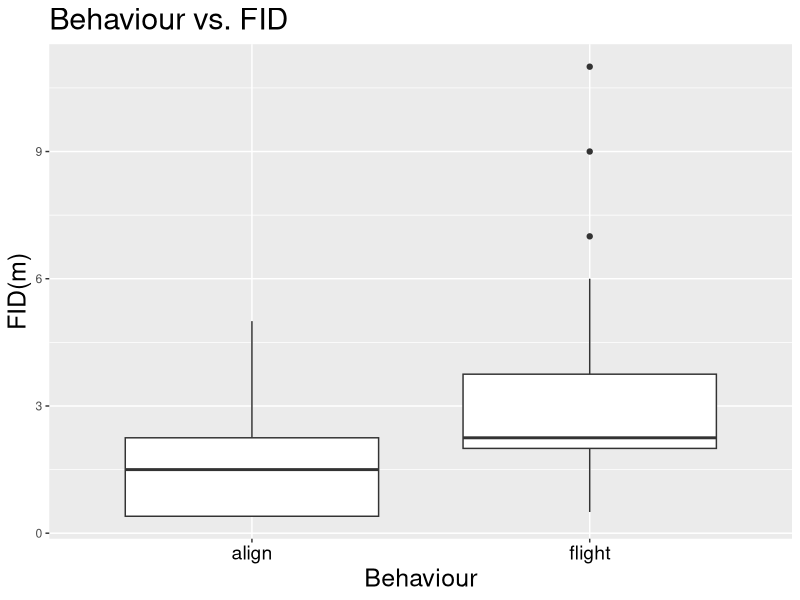
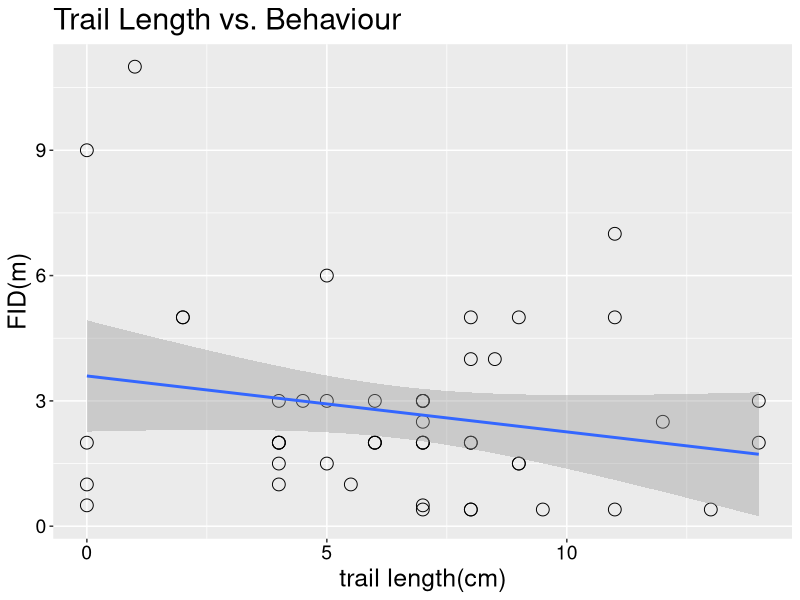
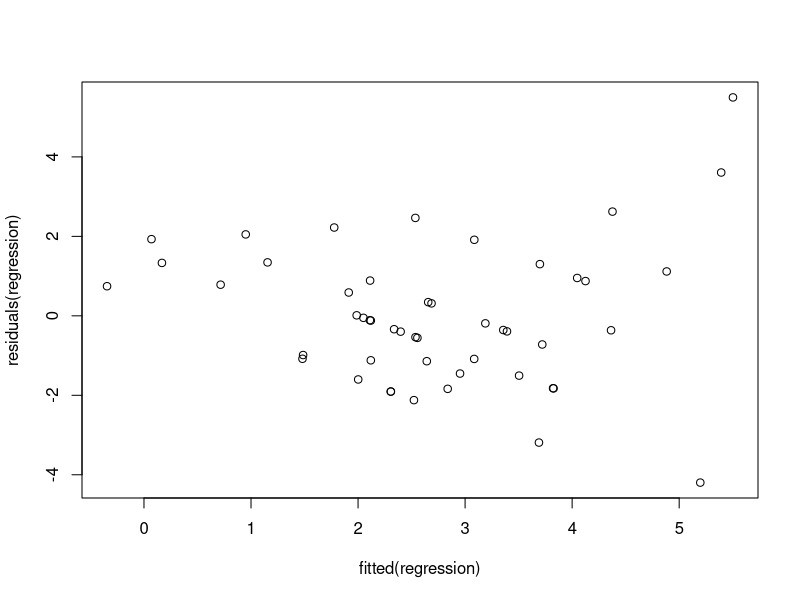
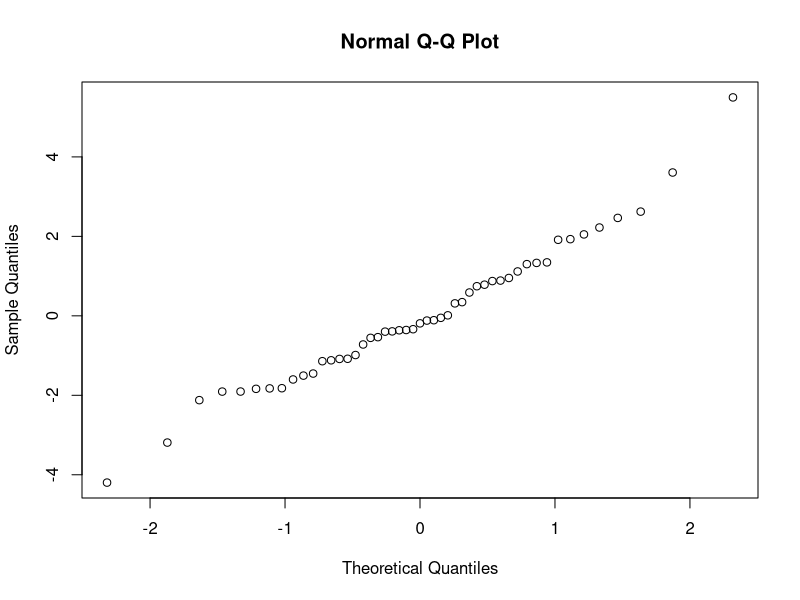
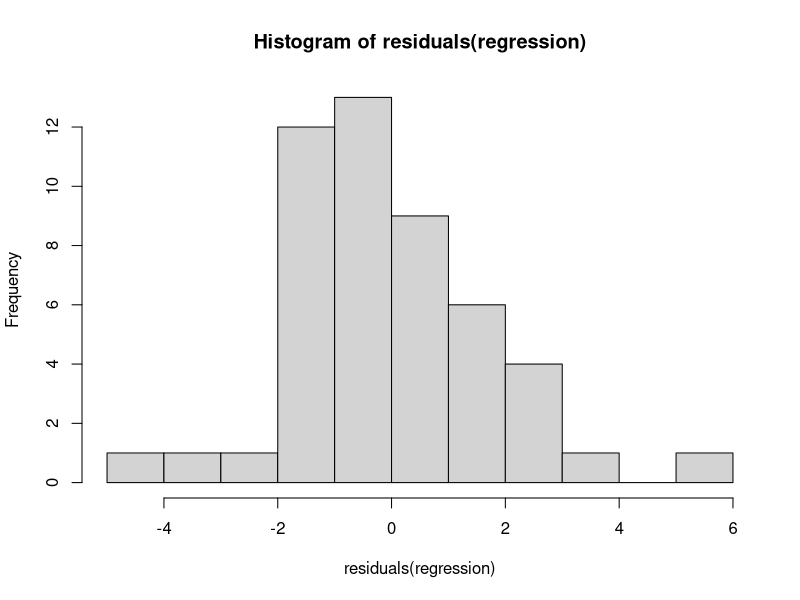
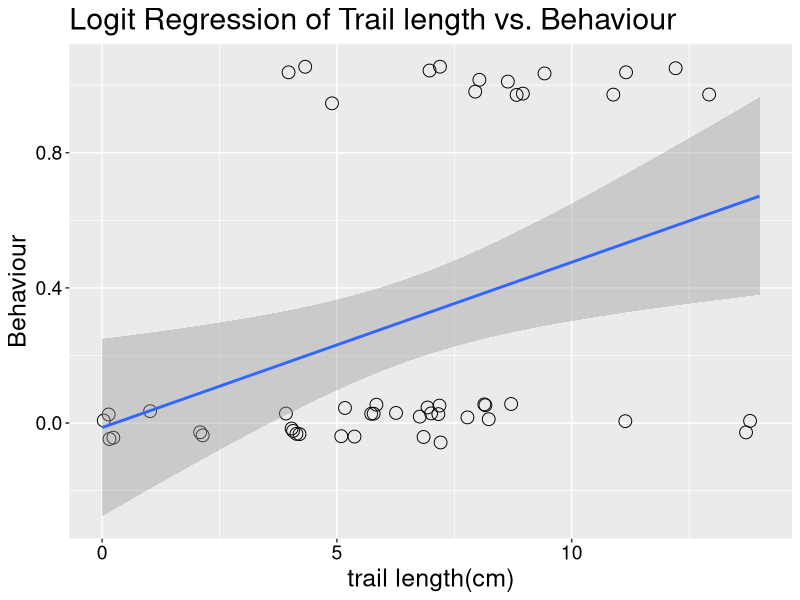
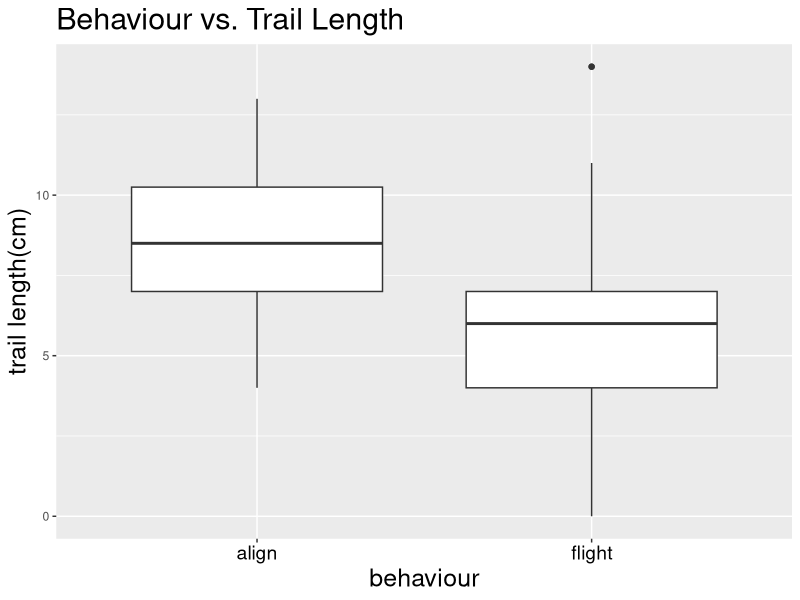
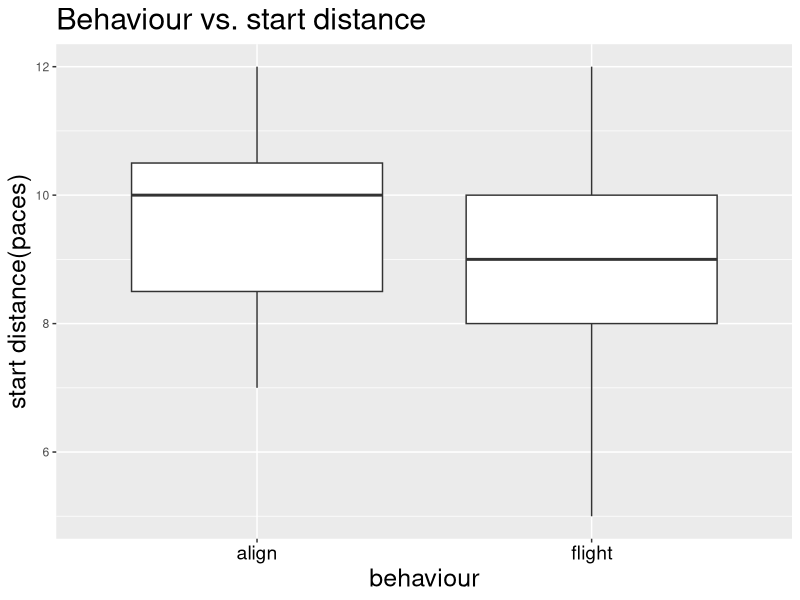

Write R code to recreate these figures, in order.
## ---- chunk 1
library(ggplot2)
setwd("~/Documents/My_Documents/Research/Research_Data/Spider_trails")
DATA <- read.csv("./Nephila_edulis_BCJ.csv")
ggplot(DATA, aes(x = behaviour, y = FID)) + 
  geom_boxplot() + xlab("Behaviour") + ylab("FID(m)") +
  ggtitle("Behaviour vs. FID") +
  theme(axis.text.x = element_text(colour = "black", size = 14), 
        axis.title.x = element_text(size = 18), 
        axis.title.y = element_text(size = 18),
        plot.title = element_text(size = 22))
## ---- chunk 2
ggplot(DATA, aes(y = FID, x = debris_trail_length)) + 
  geom_point(shape=21, size=4) +
  ylab("FID(m)") + xlab("trail length(cm)") + ggtitle("Trail Length vs. Behaviour") +
  theme(axis.text.x = element_text(colour = "black", size = 14),
        axis.text.y = element_text(colour = "black", size = 14),
        axis.title.x = element_text(size = 18), 
        axis.title.y = element_text(size = 18),
        plot.title = element_text(size = 22))+
  stat_smooth(method = lm, level = 0.95)
## ---- chunk 3
regression <- lm(FID ~ debris_trail_length + behaviour + 
                   spider_height + start_distance, data = DATA)
summary(regression)
## ---- chunk 4
confint(regression, level = 0.95)
## ---- chunk 5
##linearity and homoscedasticity
plot(fitted(regression),residuals(regression))
## ---- chunk 6
##multicollinearity
library(car)
vif(regression)
detach("package:car")
## ---- chunk 7
qqnorm(residuals(regression))
hist(residuals(regression))
## ---- chunk 8
ggplot(DATA, aes(y = behaviour_dummy_coded, x = debris_trail_length)) + 
  geom_point(position=position_jitter(width=0.3, height=0.06),
              shape=21, size=4) +
  ylab("Behaviour") + xlab("trail length(cm)") + 
  ggtitle("Logit Regression of Trail length vs. Behaviour") +
  theme(axis.text.x = element_text(colour = "black", size = 14),
        axis.text.y = element_text(colour = "black", size = 14),
        axis.title.x = element_text(size = 18), 
        axis.title.y = element_text(size = 18),
        plot.title = element_text(size = 22)) +
  stat_smooth(method=glm, family=binomial)
## ---- chunk 9
ggplot(DATA, aes(x = behaviour, y = debris_trail_length)) + 
  geom_boxplot() + xlab("behaviour") + ylab("trail length(cm)") +
  ggtitle("Behaviour vs. Trail Length") +
  theme(axis.text.x = element_text(colour = "black", size = 14), 
        axis.title.x = element_text(size = 18), 
        axis.title.y = element_text(size = 18),
        plot.title = element_text(size = 22))
## ---- chunk 10
SpiderGLM <- glm(behaviour_dummy_coded ~ debris_trail_length + 
                   start_distance + spider_height, data = DATA, 
                 family = binomial(logit))
summary(SpiderGLM)
## ---- chunk 11
confint(regression, level = 0.95)
## ---- chunk 12
exp(cbind(odds_ratio = coef(SpiderGLM), confint(SpiderGLM)))
## ---- chunk 13
ggplot(DATA, aes(x = behaviour, y = start_distance)) + 
  geom_boxplot() + xlab("behaviour") + ylab("start distance(paces)") +
  ggtitle("Behaviour vs. start distance") +
  theme(axis.text.x = element_text(colour = "black", size = 14), 
        axis.title.x = element_text(size = 18), 
        axis.title.y = element_text(size = 18),
        plot.title = element_text(size = 22))
